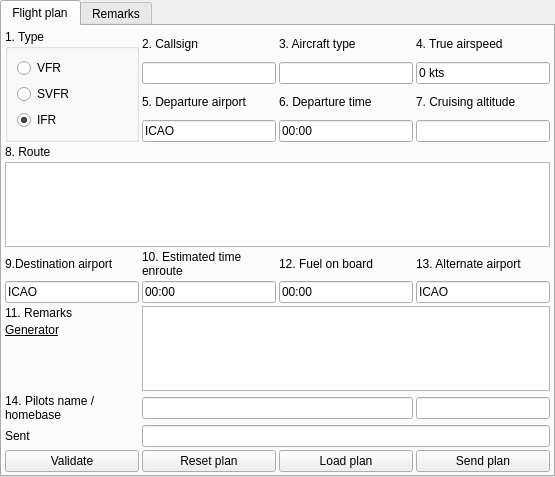
<?xml version="1.0" encoding="UTF-8"?>
<ui version="4.0">
 <class>CFlightPlanComponent</class>
 <widget class="QTabWidget" name="CFlightPlanComponent">
  <property name="geometry">
   <rect>
    <x>0</x>
    <y>0</y>
    <width>555</width>
    <height>477</height>
   </rect>
  </property>
  <property name="windowTitle">
   <string>TabWidget</string>
  </property>
  <property name="currentIndex">
   <number>0</number>
  </property>
  <widget class="QWidget" name="tb_FlightPlanMainTab">
   <attribute name="title">
    <string>Flight plan</string>
   </attribute>
   <layout class="QVBoxLayout" name="vl_MainTab">
    <property name="spacing">
     <number>3</number>
    </property>
    <property name="leftMargin">
     <number>3</number>
    </property>
    <property name="topMargin">
     <number>3</number>
    </property>
    <property name="rightMargin">
     <number>3</number>
    </property>
    <property name="bottomMargin">
     <number>3</number>
    </property>
    <item>
     <layout class="QGridLayout" name="gl_FlightPlan">
      <item row="11" column="2">
       <widget class="QPushButton" name="pb_Load">
        <property name="text">
         <string>Load plan</string>
        </property>
       </widget>
      </item>
      <item row="8" column="0">
       <layout class="QGridLayout" name="gl_Remarks">
        <item row="0" column="0">
         <widget class="QLabel" name="lbl_Remarks">
          <property name="text">
           <string>11. Remarks</string>
          </property>
         </widget>
        </item>
        <item row="2" column="0">
         <spacer name="vs_Remarks">
          <property name="orientation">
           <enum>Qt::Vertical</enum>
          </property>
          <property name="sizeHint" stdset="0">
           <size>
            <width>20</width>
            <height>40</height>
           </size>
          </property>
         </spacer>
        </item>
        <item row="1" column="0">
         <widget class="QPushButton" name="pb_RemarksGenerator">
          <property name="styleSheet">
           <string notr="true">QPushButton {
	background-color: transparent;
	border: none;
	text-align: left;
	text-decoration: underline;
}</string>
          </property>
          <property name="inputMethodHints">
           <set>Qt::ImhNone</set>
          </property>
          <property name="text">
           <string>Generator</string>
          </property>
         </widget>
        </item>
       </layout>
      </item>
      <item row="11" column="1">
       <widget class="QPushButton" name="pb_Reset">
        <property name="text">
         <string>Reset plan</string>
        </property>
       </widget>
      </item>
      <item row="7" column="1">
       <widget class="QLineEdit" name="le_EstimatedTimeEnroute">
        <property name="inputMask">
         <string>99:99</string>
        </property>
        <property name="text">
         <string>00:00</string>
        </property>
       </widget>
      </item>
      <item row="1" column="3">
       <widget class="QLineEdit" name="le_CruiseTrueAirspeed">
        <property name="text">
         <string>0 kts</string>
        </property>
        <property name="maxLength">
         <number>40</number>
        </property>
       </widget>
      </item>
      <item row="0" column="2">
       <widget class="QLabel" name="lbl_Aircraft_Type">
        <property name="text">
         <string>3. Aircraft type</string>
        </property>
        <property name="scaledContents">
         <bool>false</bool>
        </property>
        <property name="wordWrap">
         <bool>true</bool>
        </property>
       </widget>
      </item>
      <item row="4" column="0" colspan="4">
       <widget class="QLabel" name="lbl_Route">
        <property name="text">
         <string>8. Route</string>
        </property>
       </widget>
      </item>
      <item row="6" column="2">
       <widget class="QLabel" name="lbl_FuelOnBorad">
        <property name="text">
         <string>12. Fuel on board</string>
        </property>
        <property name="wordWrap">
         <bool>true</bool>
        </property>
       </widget>
      </item>
      <item row="3" column="1">
       <widget class="QLineEdit" name="le_OriginAirport">
        <property name="inputMask">
         <string>&gt;AAAA</string>
        </property>
        <property name="text">
         <string>ICAO</string>
        </property>
        <property name="maxLength">
         <number>4</number>
        </property>
       </widget>
      </item>
      <item row="1" column="2">
       <widget class="QLineEdit" name="le_AircraftType"/>
      </item>
      <item row="3" column="2">
       <widget class="QLineEdit" name="le_TakeOffTimePlanned">
        <property name="inputMask">
         <string>99:99</string>
        </property>
        <property name="text">
         <string>00:00</string>
        </property>
        <property name="maxLength">
         <number>5</number>
        </property>
       </widget>
      </item>
      <item row="7" column="3">
       <widget class="QLineEdit" name="le_AlternateAirport">
        <property name="inputMask">
         <string>&gt;AAAA</string>
        </property>
        <property name="text">
         <string>ICAO</string>
        </property>
       </widget>
      </item>
      <item row="6" column="3">
       <widget class="QLabel" name="lbl_AlternateAirport">
        <property name="text">
         <string>13. Alternate airport</string>
        </property>
        <property name="wordWrap">
         <bool>true</bool>
        </property>
       </widget>
      </item>
      <item row="8" column="1" colspan="3">
       <widget class="QPlainTextEdit" name="pte_Remarks"/>
      </item>
      <item row="7" column="2">
       <widget class="QLineEdit" name="le_FuelOnBoard">
        <property name="inputMask">
         <string>99:99</string>
        </property>
        <property name="text">
         <string>00:00</string>
        </property>
        <property name="maxLength">
         <number>5</number>
        </property>
       </widget>
      </item>
      <item row="2" column="3">
       <widget class="QLabel" name="lbl_CrusingAltitude">
        <property name="text">
         <string>7. Cruising altitude</string>
        </property>
        <property name="wordWrap">
         <bool>true</bool>
        </property>
       </widget>
      </item>
      <item row="2" column="2">
       <widget class="QLabel" name="lbl_TakeOffTimePlanned">
        <property name="text">
         <string>6. Departure time</string>
        </property>
        <property name="wordWrap">
         <bool>true</bool>
        </property>
       </widget>
      </item>
      <item row="5" column="0" colspan="4">
       <widget class="QPlainTextEdit" name="pte_Route"/>
      </item>
      <item row="0" column="0" rowspan="4">
       <widget class="QGroupBox" name="gb_Type">
        <property name="title">
         <string>1. Type</string>
        </property>
        <layout class="QVBoxLayout" name="verticalLayout">
         <item>
          <widget class="QRadioButton" name="rb_TypeVfr">
           <property name="text">
            <string>VFR</string>
           </property>
          </widget>
         </item>
         <item>
          <widget class="QRadioButton" name="rb_TypeSvfr">
           <property name="text">
            <string>SVFR</string>
           </property>
          </widget>
         </item>
         <item>
          <widget class="QRadioButton" name="rb_TypeIfr">
           <property name="text">
            <string>IFR</string>
           </property>
           <property name="checked">
            <bool>true</bool>
           </property>
          </widget>
         </item>
        </layout>
       </widget>
      </item>
      <item row="7" column="0">
       <widget class="QLineEdit" name="le_DestinationAirport">
        <property name="inputMask">
         <string>&gt;AAAA</string>
        </property>
        <property name="text">
         <string>ICAO</string>
        </property>
       </widget>
      </item>
      <item row="0" column="3">
       <widget class="QLabel" name="lbl_CruiseTrueAirspeed">
        <property name="text">
         <string>4. True airspeed</string>
        </property>
        <property name="wordWrap">
         <bool>true</bool>
        </property>
       </widget>
      </item>
      <item row="11" column="3">
       <widget class="QPushButton" name="pb_Send">
        <property name="text">
         <string>Send plan</string>
        </property>
       </widget>
      </item>
      <item row="3" column="3">
       <widget class="QLineEdit" name="le_CrusingAltitude">
        <property name="maxLength">
         <number>40</number>
        </property>
       </widget>
      </item>
      <item row="0" column="1">
       <widget class="QLabel" name="lbl_Callsign">
        <property name="text">
         <string>2. Callsign</string>
        </property>
        <property name="scaledContents">
         <bool>false</bool>
        </property>
        <property name="wordWrap">
         <bool>true</bool>
        </property>
       </widget>
      </item>
      <item row="9" column="1" colspan="2">
       <widget class="QLineEdit" name="le_PilotsName">
        <property name="readOnly">
         <bool>true</bool>
        </property>
       </widget>
      </item>
      <item row="6" column="1">
       <widget class="QLabel" name="lbl_EstimatedTimeEnroute">
        <property name="text">
         <string>10. Estimated time enroute</string>
        </property>
        <property name="wordWrap">
         <bool>true</bool>
        </property>
       </widget>
      </item>
      <item row="9" column="0">
       <widget class="QLabel" name="lbl_PilotsNameAndHomebase">
        <property name="text">
         <string>14. Pilots name / homebase</string>
        </property>
        <property name="wordWrap">
         <bool>true</bool>
        </property>
       </widget>
      </item>
      <item row="6" column="0">
       <widget class="QLabel" name="lbl_DestinationAirport">
        <property name="text">
         <string>9.Destination airport</string>
        </property>
        <property name="wordWrap">
         <bool>true</bool>
        </property>
       </widget>
      </item>
      <item row="2" column="1">
       <widget class="QLabel" name="lbl_OriginAirport">
        <property name="text">
         <string>5. Departure airport</string>
        </property>
        <property name="wordWrap">
         <bool>true</bool>
        </property>
       </widget>
      </item>
      <item row="1" column="1">
       <widget class="QLineEdit" name="le_Callsign">
        <property name="inputMask">
         <string/>
        </property>
        <property name="text">
         <string/>
        </property>
        <property name="maxLength">
         <number>40</number>
        </property>
        <property name="readOnly">
         <bool>true</bool>
        </property>
       </widget>
      </item>
      <item row="9" column="3">
       <widget class="QLineEdit" name="le_PilotsHomebase"/>
      </item>
      <item row="10" column="0">
       <widget class="QLabel" name="lbl_LastSent">
        <property name="text">
         <string>Sent</string>
        </property>
       </widget>
      </item>
      <item row="10" column="1" colspan="3">
       <widget class="QLineEdit" name="le_LastSent">
        <property name="readOnly">
         <bool>true</bool>
        </property>
       </widget>
      </item>
      <item row="11" column="0">
       <widget class="QPushButton" name="pb_ValidateFlightPlan">
        <property name="text">
         <string>Validate</string>
        </property>
       </widget>
      </item>
     </layout>
    </item>
   </layout>
  </widget>
  <widget class="QWidget" name="tb_RemarksGenerator">
   <attribute name="title">
    <string>Remarks</string>
   </attribute>
   <layout class="QVBoxLayout" name="vl_RemarksGenerator">
    <property name="spacing">
     <number>3</number>
    </property>
    <property name="leftMargin">
     <number>3</number>
    </property>
    <property name="topMargin">
     <number>3</number>
    </property>
    <property name="rightMargin">
     <number>3</number>
    </property>
    <property name="bottomMargin">
     <number>3</number>
    </property>
    <item>
     <layout class="QGridLayout" name="gl_RemarksGenerator">
      <item row="12" column="2">
       <widget class="QFrame" name="fr_Buttons">
        <property name="frameShape">
         <enum>QFrame::StyledPanel</enum>
        </property>
        <property name="frameShadow">
         <enum>QFrame::Raised</enum>
        </property>
        <layout class="QGridLayout" name="gridLayout_2">
         <item row="0" column="1">
          <widget class="QPushButton" name="pb_Parse">
           <property name="text">
            <string>Parse</string>
           </property>
          </widget>
         </item>
         <item row="0" column="2">
          <widget class="QPushButton" name="pb_CopyOver">
           <property name="text">
            <string>Copy over</string>
           </property>
          </widget>
         </item>
        </layout>
       </widget>
      </item>
      <item row="11" column="0">
       <widget class="QLabel" name="lbl_RemarksGenerated">
        <property name="text">
         <string>Remarks</string>
        </property>
       </widget>
      </item>
      <item row="5" column="0">
       <widget class="QLabel" name="lbl_RequiredNavigationPerformance">
        <property name="text">
         <string>Required Navigation Performance</string>
        </property>
        <property name="wordWrap">
         <bool>true</bool>
        </property>
       </widget>
      </item>
      <item row="11" column="2">
       <widget class="QPlainTextEdit" name="pte_RemarksGenerated">
        <property name="readOnly">
         <bool>true</bool>
        </property>
       </widget>
      </item>
      <item row="0" column="2">
       <widget class="QLineEdit" name="le_AirlineOperator"/>
      </item>
      <item row="8" column="2">
       <widget class="QComboBox" name="cb_PilotRating">
        <item>
         <property name="text">
          <string>P0 - unrated</string>
         </property>
        </item>
        <item>
         <property name="text">
          <string>P1</string>
         </property>
        </item>
        <item>
         <property name="text">
          <string>P2</string>
         </property>
        </item>
        <item>
         <property name="text">
          <string>P3</string>
         </property>
        </item>
        <item>
         <property name="text">
          <string>P4</string>
         </property>
        </item>
        <item>
         <property name="text">
          <string>P5</string>
         </property>
        </item>
       </widget>
      </item>
      <item row="6" column="0">
       <widget class="QLabel" name="lbl_PerformanceCategory">
        <property name="text">
         <string>Performance category</string>
        </property>
        <property name="wordWrap">
         <bool>true</bool>
        </property>
       </widget>
      </item>
      <item row="5" column="2">
       <widget class="QComboBox" name="cb_RequiredNavigationPerformance">
        <item>
         <property name="text">
          <string>VFR - not required</string>
         </property>
        </item>
        <item>
         <property name="text">
          <string>10 miles radius</string>
         </property>
        </item>
        <item>
         <property name="text">
          <string>4 miles radius</string>
         </property>
        </item>
       </widget>
      </item>
      <item row="1" column="0">
       <widget class="QLabel" name="lbl_AircraftRegistration">
        <property name="text">
         <string>Aircraft registration</string>
        </property>
        <property name="wordWrap">
         <bool>false</bool>
        </property>
       </widget>
      </item>
      <item row="0" column="0">
       <widget class="QLabel" name="lbl_AirlineOperator">
        <property name="text">
         <string>Airline operator</string>
        </property>
        <property name="wordWrap">
         <bool>true</bool>
        </property>
       </widget>
      </item>
      <item row="8" column="0">
       <widget class="QLabel" name="lbl_PilotRating">
        <property name="text">
         <string>Pilot rating</string>
        </property>
       </widget>
      </item>
      <item row="9" column="2">
       <widget class="BlackGui::CSelcalCodeSelector" name="frp_SelcalCode">
        <property name="frameShape">
         <enum>QFrame::StyledPanel</enum>
        </property>
        <property name="frameShadow">
         <enum>QFrame::Raised</enum>
        </property>
       </widget>
      </item>
      <item row="3" column="0">
       <widget class="QLabel" name="lbl_NavigationEquipment">
        <property name="text">
         <string>Navigation equipment</string>
        </property>
        <property name="wordWrap">
         <bool>true</bool>
        </property>
       </widget>
      </item>
      <item row="10" column="2">
       <widget class="QPlainTextEdit" name="pte_AdditionalRemarks"/>
      </item>
      <item row="7" column="2">
       <widget class="QComboBox" name="cb_VoiceCapabilities">
        <item>
         <property name="text">
          <string>Full voice</string>
         </property>
        </item>
        <item>
         <property name="text">
          <string>Text only</string>
         </property>
        </item>
        <item>
         <property name="text">
          <string>Receive voice</string>
         </property>
        </item>
       </widget>
      </item>
      <item row="1" column="2">
       <widget class="QLineEdit" name="le_AircraftRegistration"/>
      </item>
      <item row="9" column="0">
       <widget class="QLabel" name="lbl_Selcal">
        <property name="text">
         <string>SELCAL</string>
        </property>
       </widget>
      </item>
      <item row="6" column="2">
       <widget class="QComboBox" name="cb_PerformanceCategory">
        <property name="toolTip">
         <string>Final Approach Speed</string>
        </property>
        <item>
         <property name="text">
          <string>VFR - not required</string>
         </property>
        </item>
        <item>
         <property name="text">
          <string>A: below 91kts</string>
         </property>
        </item>
        <item>
         <property name="text">
          <string>B: 91-120kts</string>
         </property>
        </item>
        <item>
         <property name="text">
          <string>C: 121-140kts</string>
         </property>
        </item>
        <item>
         <property name="text">
          <string>D: 141-165kts</string>
         </property>
        </item>
        <item>
         <property name="text">
          <string>E: 166-210kts</string>
         </property>
        </item>
       </widget>
      </item>
      <item row="3" column="2">
       <widget class="QComboBox" name="cb_NavigationEquipment">
        <property name="toolTip">
         <string>How will you be navigating?</string>
        </property>
        <item>
         <property name="text">
          <string>VFR flying visually</string>
         </property>
        </item>
        <item>
         <property name="text">
          <string>Direct VORs and NDBs</string>
         </property>
        </item>
        <item>
         <property name="text">
          <string>Default GPS</string>
         </property>
        </item>
        <item>
         <property name="text">
          <string>GPS or FMC capable of SIDs/STARs</string>
         </property>
        </item>
        <item>
         <property name="text">
          <string>GPS oceantic certified</string>
         </property>
        </item>
       </widget>
      </item>
      <item row="10" column="0">
       <widget class="QLabel" name="lbl_AdditionalRemarks">
        <property name="text">
         <string>Additional remarks</string>
        </property>
        <property name="wordWrap">
         <bool>false</bool>
        </property>
       </widget>
      </item>
      <item row="7" column="0">
       <widget class="QLabel" name="lbl_VoiceCapabilities">
        <property name="text">
         <string>Voice capabilities</string>
        </property>
        <property name="wordWrap">
         <bool>true</bool>
        </property>
       </widget>
      </item>
      <item row="2" column="2">
       <widget class="QCheckBox" name="cb_NoSidsStarts">
        <property name="text">
         <string>no SIDs / STARs</string>
        </property>
       </widget>
      </item>
      <item row="2" column="0">
       <widget class="QLabel" name="lbl_SidsStars">
        <property name="text">
         <string>SIDs / STARs</string>
        </property>
       </widget>
      </item>
     </layout>
    </item>
   </layout>
  </widget>
 </widget>
 <customwidgets>
  <customwidget>
   <class>BlackGui::CSelcalCodeSelector</class>
   <extends>QFrame</extends>
   <header>blackgui/selcalcodeselector.h</header>
   <container>1</container>
  </customwidget>
 </customwidgets>
 <tabstops>
  <tabstop>rb_TypeVfr</tabstop>
  <tabstop>rb_TypeSvfr</tabstop>
  <tabstop>rb_TypeIfr</tabstop>
  <tabstop>le_Callsign</tabstop>
  <tabstop>le_AircraftType</tabstop>
  <tabstop>le_CruiseTrueAirspeed</tabstop>
  <tabstop>le_OriginAirport</tabstop>
  <tabstop>le_TakeOffTimePlanned</tabstop>
  <tabstop>le_CrusingAltitude</tabstop>
  <tabstop>pte_Route</tabstop>
  <tabstop>le_DestinationAirport</tabstop>
  <tabstop>le_EstimatedTimeEnroute</tabstop>
  <tabstop>le_FuelOnBoard</tabstop>
  <tabstop>le_AlternateAirport</tabstop>
  <tabstop>pb_RemarksGenerator</tabstop>
  <tabstop>pte_Remarks</tabstop>
  <tabstop>le_PilotsName</tabstop>
  <tabstop>le_PilotsHomebase</tabstop>
  <tabstop>pb_Reset</tabstop>
  <tabstop>pb_Load</tabstop>
  <tabstop>pb_Send</tabstop>
  <tabstop>pb_Parse</tabstop>
  <tabstop>pb_CopyOver</tabstop>
  <tabstop>pte_RemarksGenerated</tabstop>
  <tabstop>le_AirlineOperator</tabstop>
  <tabstop>cb_PilotRating</tabstop>
  <tabstop>cb_RequiredNavigationPerformance</tabstop>
  <tabstop>pte_AdditionalRemarks</tabstop>
  <tabstop>cb_VoiceCapabilities</tabstop>
  <tabstop>le_AircraftRegistration</tabstop>
  <tabstop>cb_PerformanceCategory</tabstop>
  <tabstop>cb_NavigationEquipment</tabstop>
  <tabstop>cb_NoSidsStarts</tabstop>
 </tabstops>
 <resources/>
 <connections/>
</ui>
